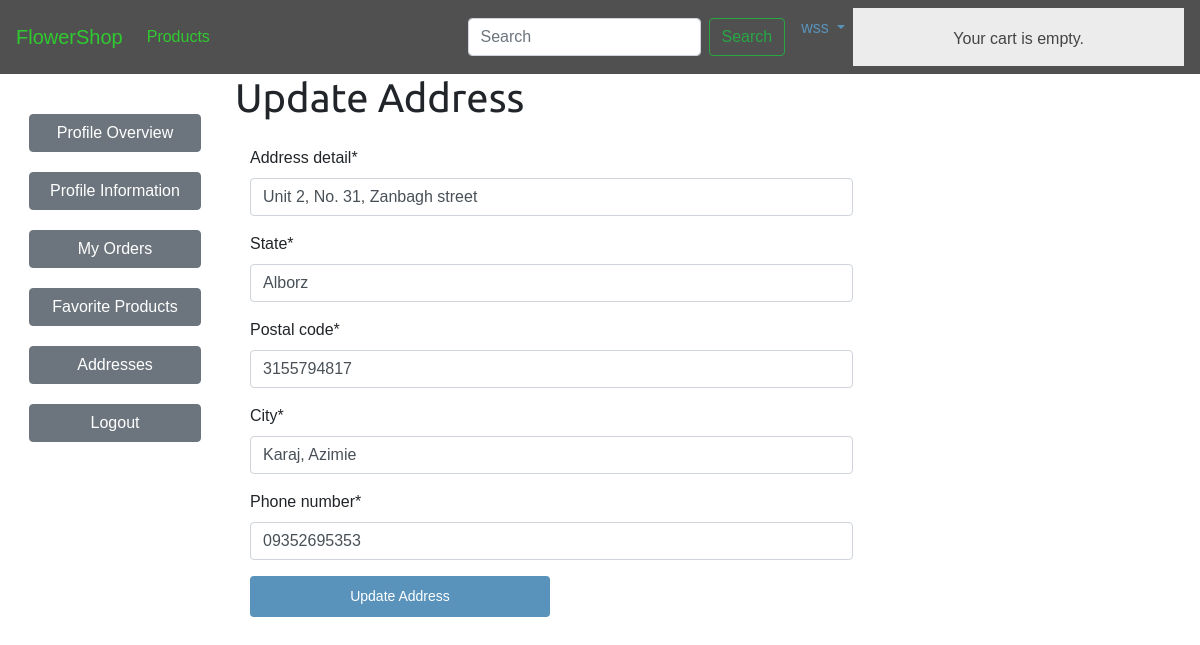
Page /users/address/update/15/ (signed in) on the committed database.
### users/models.py (models this page shows, shortened)
class Address(models.Model):
    profile = models.OneToOneField(Profile, on_delete=models.CASCADE)
    address_detail = models.CharField(max_length=250)
    state = models.CharField(max_length=100)
    postal_code = models.CharField(max_length=10)
    city = models.CharField(max_length=100)
    phone_regex = RegexValidator(
        regex=r'(0|\+98)?([ ]|-|[()]){0,2}9[1|2|3|4]([ ]|-|[()]){0,2}(?:[0-9]([ ]|-|[()]){0,2}){8}')
    phone_number = models.CharField(max_length=15)

### users/views.py (the view, shortened to what this page needs)
class AddressUpdateView(LoginRequiredMixin, UserPassesTestMixin, UpdateView):
    model = Address
    form_class = AddressUpdateForm
    template_name = "users/address/update.html"
    def test_func(self):
        address = self.get_object()
        if self.request.user == address.profile.user:
            return True
        return False

### users/forms.py
class AddressUpdateForm(forms.ModelForm):
    class Meta:
        model = Address
        fields = ['id', 'address_detail', 'state',
                  'postal_code', 'city', 'phone_number']

### cart/cart.py (called while the page is built)
    def __len__(self):
        return sum(item['quantity'] for item in self.cart.values())

### cart/context_processors.py (called while the page is built)
def cart(request):
    return {'cart': Cart(request)}

### users/templates/users/address/update.html (shortened to what this page needs)
{% extends "shop/base.html" %}
{% load crispy_forms_tags %}
{% block content %}
<div id="sidebar">
    <ul>
        <li>
            <a href="{% url 'users:profile' %}" class="btn btn-secondary"
                >Profile Overview</a
            >
        </li>
        <li>
            <a href="{% url 'users:profile_update' %}" class="btn btn-secondary"
                >Profile Information</a
            >
        </li>
        <li><a href="{% url 'orders:orders' %}" class="btn btn-secondary">My Orders</a></li>
        <li><a href="#" class="btn btn-secondary">Favorite Products</a></li>
        <li><a href="{% url 'users:address_list' %}" class="btn btn-secondary">Addresses</a></li>
        <li>
            <a href="{% url 'users:logout' %}" class="btn btn-secondary">Logout</a>
        </li>
    </ul>
</div>
<h1>Update Address</h1>
<div class="row">
    <div class="col col-8">
        <form method="post">
            <p>{{ form|crispy }}</p>
            <p><input type="submit" value="Update Address" name="address"/></p>
        </form>
    </div>
</div>
{% endblock content %}

### shop/templates/shop/base.html (shortened to what this page needs)
{% load static %}
{% load thumbnail %}
<!doctype html>
<html lang="en">
<head>
    <link rel="stylesheet" href="https://maxcdn.bootstrapcdn.com/bootstrap/4.0.0/css/bootstrap.min.css"
>
    <link rel="stylesheet" href="{% static 'css/base.css' %}">
</head>
<body>
    <nav class="navbar navbar-expand-lg" id="navbar">
        <a class="navbar-brand" href="/" id="navbar-text">FlowerShop</a>
        <div class="collapse navbar-collapse" id="navbarSupportedContent">
            <ul class="navbar-nav mr-auto">
                <li class="nav-item">
                    <a class="nav-link" href="{% url 'shop:products' %}" id="navbar-text">Products</a>
                </li>
            </ul>
        </div>
        <form action="{% url 'shop:search_results' %}" method="get" class="form-inline my-2 my-lg-0">
            <input class="form-control mr-sm-2" name="q" type="text" placeholder="Search" aria-label="Search">
            <button class="btn btn-outline-success my-2 my-sm-0" type="submit">Search</button>
        </form>
        <ul class="navbar-nav ml-2">
            {% if user.is_authenticated %}
            <li class="nav-item dropdown">
                <a class="nav-link dropdown-toggle pull-right" href="#" id="navbarDropdown" role="button"
                    data-toggle="dropdown" aria-haspopup="true" aria-expanded="false">
                    {{ user.username }}
                </a>
            </li>
            <div id="subheader">
                <div class="cart">
                    {% with total_items=cart|length %}
                    {% if total_items > 0 %}
                    Your cart:
                    <a href="{% url "cart:cart" %}">
                        {{ total_items }} item{{ total_items|pluralize }},
                        ${{ cart.get_total_price }}
                    </a>
                    {% else %}
                    Your cart is empty.
                    {% endif %}
                    {% endwith %}
                </div>
            </div>
            {% else %}
            <li class="nav-item">
                <a class="nav-link" href="{% url 'users:login' %}" id="navbar-text">Login</a>
            </li>
            {% endif %}
        </ul>
    </nav>
    <div class="container-fluid">
        {% block content %}
        {% endblock content %}
    </div>
</body>
</html>

### shop/static/css/base.css (style rules this page uses)
body { height: 100%; margin: 0; padding: 0; font-family: helvetica, sans-serif; }
h1, h2, h3, h4, h5, h6 { font-family: "Ubuntu", sans-serif; font-weight: normal; }
a { text-decoration: none; color: #5993bb; }
a.button, input[type="submit"] { color: #fff; background: #5993bb; border-radius: 4px; padding: 10px 20px; font-size: 14px; border: 0; }
form p label, form p input { float: left; clear: both; }
form p input { width: 300px; font-size: 13px; margin-bottom: 10px; padding: 10px 12px; border: 0; background: #efefef; color: #666; border-radius: 4px; }
#subheader { background: #ececec; color: #444; padding: 15px 100px; overflow: auto; }
#subheader .cart { float: right; padding-top: 4px; }
#sidebar { width: 220px; padding: 30px 20px 0 0; float: left; }
#sidebar ul { margin: 0; padding: 0; }
#sidebar ul li { margin: 0; list-style: none; padding: 10px 14px; }
#sidebar ul li a { display: block; }
#navbar { background-color: #505050; }
#navbar-text { color: rgb(47, 202, 47); }
.dropdown { position: relative; display: inline-block; }

### rows in the picture
Address: address_detail "Unit 2, No. 31, Zanbagh street", state "Alborz", postal_code "3155794817", city "Karaj, Azimie", phone_number "09352695353"

### other values in the picture
{{ user.username }} "wss"
